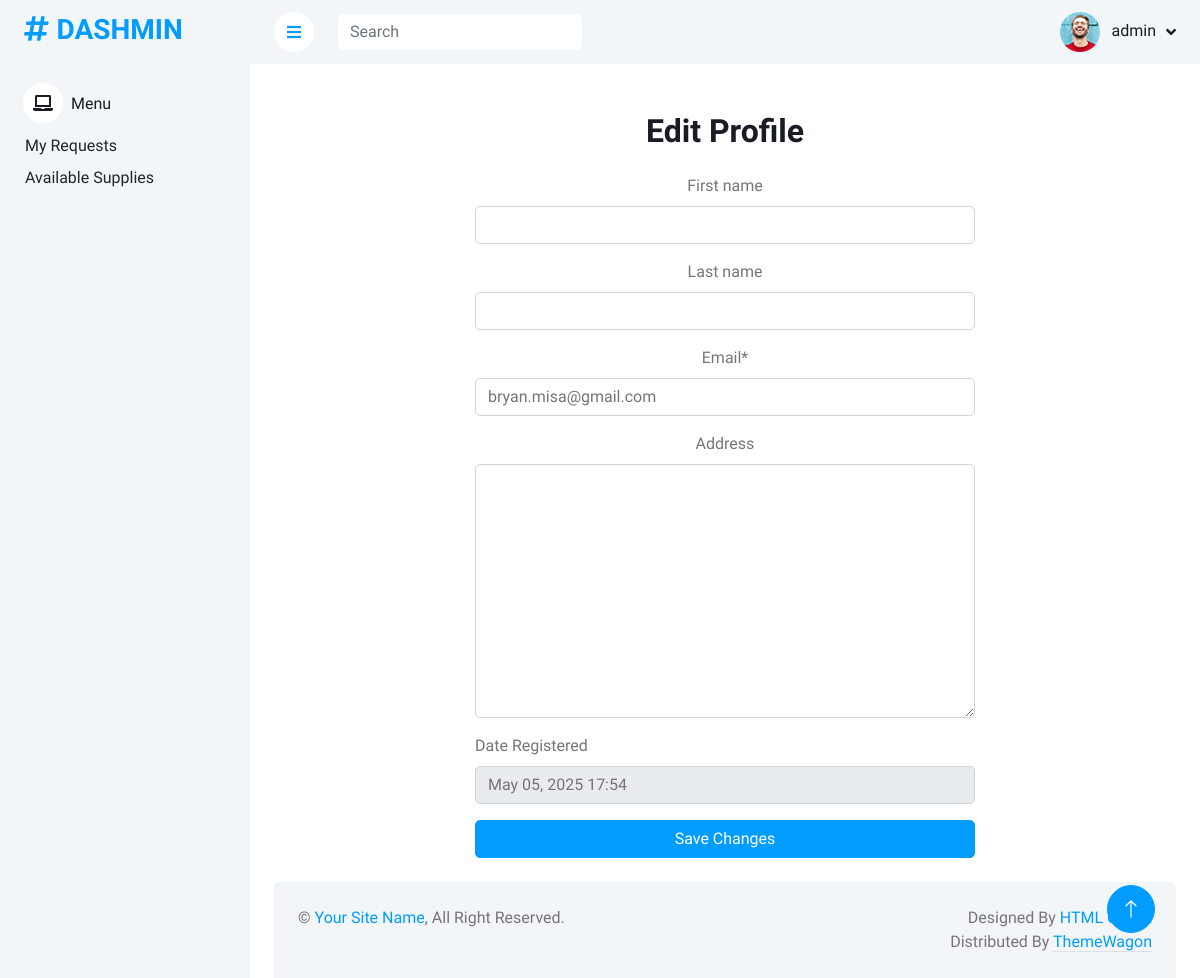
/customer/profile/edit/ (signed in), run on the app's committed database.
### supply/models.py (models this page shows, shortened)
class User(AbstractUser):
    USER_TYPE_CHOICES = [
        ('customer', 'Customer'),
        ('supply_manager', 'Supply Manager'),
        ('admin', 'Administrator'), # Example
    ]
    user_type = models.CharField(max_length=20, choices=USER_TYPE_CHOICES, default='customer')
    contact_number = models.CharField(max_length=15, blank=True, null=True)
    address = models.TextField(blank=True, null=True)
    objects = UserManager()
    customers = CustomerManager()
    supply_managers = SupplyManagerManager()
    email = models.EmailField(unique=True) # Example: making email unique

### customer/views.py (the view)
# urls.py: path('profile/edit/', views.edit_profile, name='edit_profile'),
@login_required
def edit_profile(request):
    if request.method == 'POST':
        form = UserProfileForm(request.POST, instance=request.user)
        if form.is_valid():
            form.save()
            messages.success(request, 'Profile updated successfully!')
            return redirect('customer:edit_profile')
    else:
        form = UserProfileForm(instance=request.user)
    return render(request, 'customer/edit_profile.html', {'form': form, 'user': request.user})

### customer/forms.py
class UserProfileForm(forms.ModelForm):
    class Meta:
        model = User
        fields = ['first_name', 'last_name', 'email', 'address']

### customer/templates/customer/edit_profile.html (shortened to what this page needs)
{% extends 'customer/base/base.html' %}
{% load static %}
{% load crispy_forms_tags %}
{% block content %}
<div class="container mt-5 d-flex justify-content-center align-items-center" style="min-height: 70vh;">
    <div class="w-100" style="max-width: 500px;">
        <h2 class="text-center mb-4">Edit Profile</h2>
        <form method="post" enctype="multipart/form-data" class="text-center">
            {{ form|crispy }}
            <div class="mb-3 text-start">
                <label for="date_registered" class="form-label">Date Registered</label>
                <input type="text" class="form-control" id="date_registered" value="{{ user.date_joined|date:'M d, Y H:i' }}" readonly>
            </div>
            <button type="submit" class="btn btn-primary w-100">Save Changes</button>
        </form>
    </div>
</div>
{% endblock %}

### customer/templates/customer/base/navbar.html (shortened to what this page needs)
{% load static %}
<nav class="navbar navbar-expand bg-light navbar-light sticky-top px-4 py-0">
    <a href="#" class="sidebar-toggler flex-shrink-0">
        <i class="fa fa-bars"></i>
    </a>
    <form class="d-none d-md-flex ms-4">
        <input class="form-control border-0" type="search" placeholder="Search">
    </form>
    <div class="navbar-nav align-items-center ms-auto">
        <div class="nav-item dropdown">
            {% if user.is_authenticated %}
            <a href="#" class="nav-link dropdown-toggle" data-bs-toggle="dropdown">
                <img class="rounded-circle me-lg-2" src="{% static 'img/user.jpg' %}" alt="" style="width: 40px; height: 40px;">
                <span class="d-none d-lg-inline-flex">{{ user.username }}</span>
            </a>
            {% else %}
                <a href="{% url 'login' %}" class="nav-link">Login</a>
            {% endif %}
        </div>
    </div>
</nav>

### static/css/style.css (style rules this page uses)
:root { --primary: #009CFF; --light: #F3F6F9; --dark: #191C24; }
.btn { transition: .5s; }
.btn.btn-primary { color: #FFFFFF; }
.content .navbar .navbar-nav .nav-link { margin-left: 25px; padding: 12px 0; color: var(--dark); outline: none; }
.content .navbar .sidebar-toggler, .content .navbar .navbar-nav .nav-link i { width: 40px; height: 40px; display: inline-flex; align-items: center; justify-content: center; background: #FFFFFF; border-radius: 40px; }
.content .navbar .dropdown-toggle::after { margin-left: 6px; vertical-align: middle; border: none; content: "\f107"; font-family: "Font Awesome 5 Free"; font-weight: 900; transition: .5s; }

### data on the page
User: username "admin", email "bryan.misa@gmail.com", date_joined "May 05, 2025 17:54"
